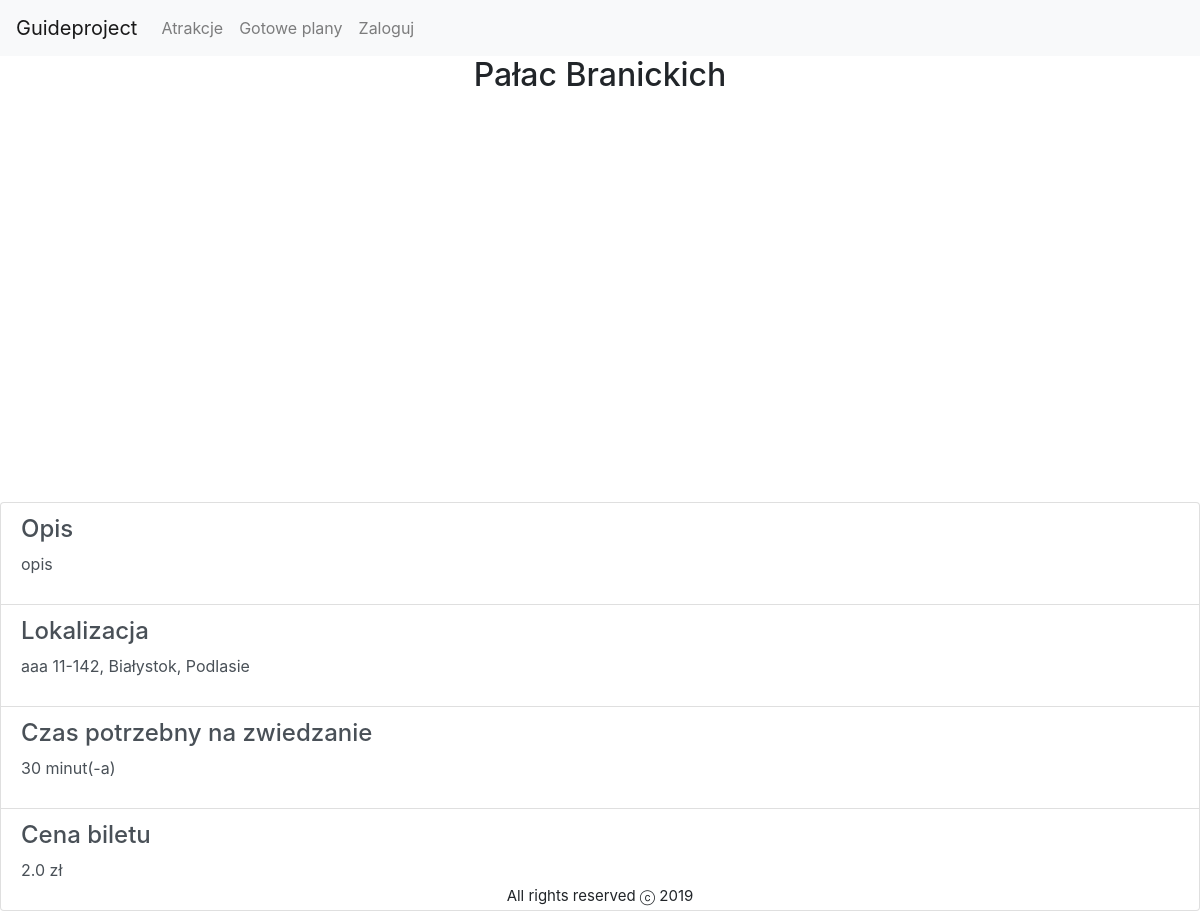
The page /guide/attractions/1 on the database as committed earlier.
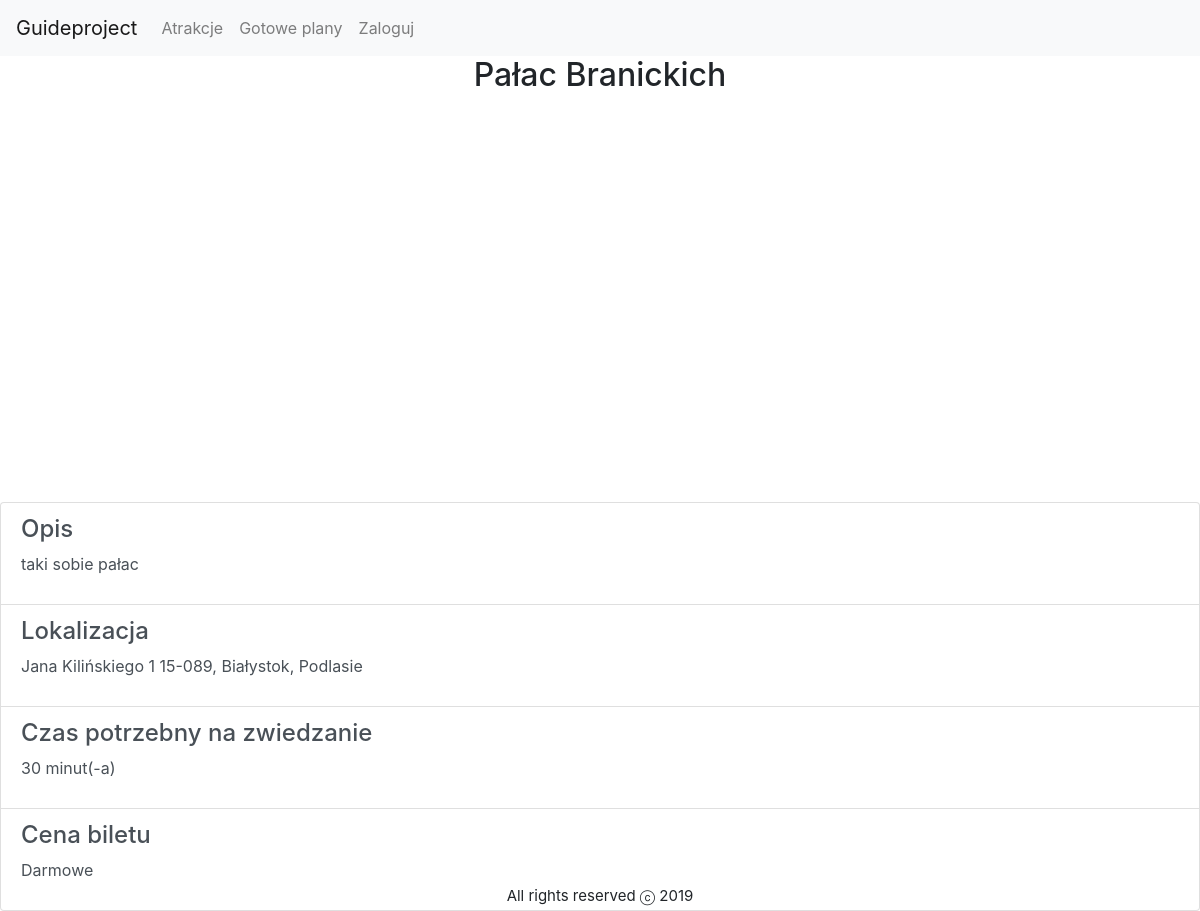
The same page on the database as committed later.
### guide/models.py (models this page shows, shortened)
class Attraction(models.Model):
    name = models.CharField(_("Name"),
                            max_length=200, help_text="Enter attraction's name.")
    description = models.TextField(max_length=500)
    categories = models.ManyToManyField(
        "Category")
    localization = models.ForeignKey(
        "Localization", verbose_name=_("Address"), on_delete=models.CASCADE, null=True)
    timeNeededToSightsee = models.FloatField(
        _("Time neede to sightsee (in hours)"))
    ticketCost = models.FloatField(
        _("Ticket's cost"), default=0)

class Localization(models.Model):
    street = models.CharField(
        _("Street"), max_length=100, help_text='Name of the street', blank=True, default="")
    zipCode = models.CharField(
        _("Zipcode"), max_length=10, help_text='Zip code')
    city = models.CharField(_("City"), max_length=50)
    latitude = models.FloatField(_("Latitude"), null=True)
    longitude = models.FloatField(_("Longitude"), null=True)
    voivodeship = models.CharField(_("Voivodeship"), max_length=50)
    def __str__(self):
        return '' + self.street + ' '+self.zipCode+', ' + self.city+', '+self.voivodeship

### guide/views.py (the view)
class AttractionDetailView(DetailView):
    model = Attraction
    def getAttractionInfo(self):
        pos = {"name": self.object.name, "lat": self.object.localization.latitude,
               "lng": self.object.localization.longitude}
        return pos
    def get_context_data(self, **kwargs):
        context = super().get_context_data(**kwargs)
        context['timeasformattedstring'] = getTimeAsFormattedString(
            self.object.timeNeededToSightsee)
        context['locationInfo'] = self.getAttractionInfo()
        context['ticketCost'] = getFormattedCost(self.object.ticketCost)
        return context

### guide/views.py (called while the page is built)
def getTimeAsFormattedString(time):
    hours = int(time)
    minutes = int((time % 1)*60)
    result = ''
    if hours:
        result += str(hours) + ' godzin(-a/y) '
    if minutes:
        result += str(minutes) + ' minut(-a)'
    return result

def getFormattedCost(ammount):
    formattedAmmound = ''
    if ammount == 0:
        formattedAmmound = 'Darmowe'
    else:
        formattedAmmound += str(ammount) + ' zł'
    return formattedAmmound

### guide/templates/guide/attraction_detail.html (shortened to what this page needs)
{% extends "base.html" %}
{% block content %}
    <h2><center>{{attraction.name}}</center></h2>
    <div id="map"></div>
<div class="list-group">
    <a href="#" class="list-group-item list-group-item-action">
        <div class="d-flex w-100 justify-content-between">
            <h4>Opis</h4>
        </div>
        <p>{{attraction.description}}</p>
    </a>
    <a href="#" class="list-group-item list-group-item-action">
        <div class="d-flex w-100 justify-content-between">
            <h4>Lokalizacja</h4>
        </div>
        <p>{{attraction.localization}}</p>
    </a>
    <a href="#" class="list-group-item list-group-item-action">
        <div class="d-flex w-100 justify-content-between">
            <h4>Czas potrzebny na zwiedzanie</h4>
        </div>
        <p>{{timeasformattedstring}}</p>
    </a>
    <a href="#" class="list-group-item list-group-item-action">
        <div class="d-flex w-100 justify-content-between">
            <h4>Cena biletu</h4>
        </div>
        <p>{{ticketCost}}</p>
    </a>
</div>
{% endblock content %}

Rows that differ between the two databases and show on the page:
changed Attraction "Pałac Branickich": description "opis" → "taki sobie pałac"; localization "aaa 11-142, Białystok, Podlasie" → "Jana Kilińskiego 1 15-089, Białystok, Podlasie"
Other text that changed with them:
{{ ticketCost }}: "2.0 zł" → "Darmowe"
